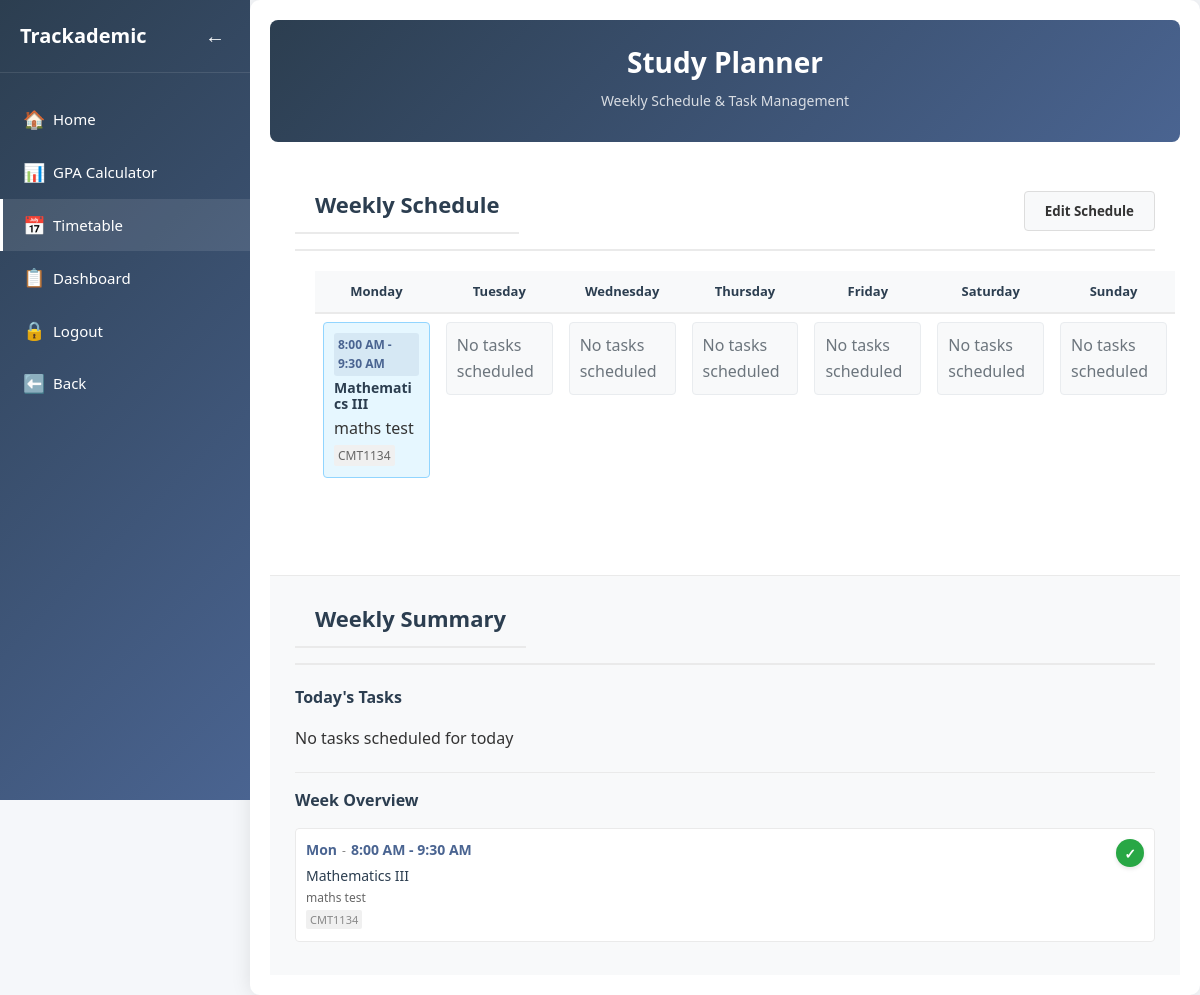
Page /trackademic/timetable (signed in) on the committed database.
### tables this page shows
CREATE TABLE timetable (
        timetable_id INTEGER PRIMARY KEY AUTOINCREMENT,
        subject_id INTEGER NOT NULL,
        user_id INTEGER NOT NULL,
        day INTEGER NOT NULL,
        time_slot TEXT NOT NULL,
        task_description TEXT DEFAULT '',
        FOREIGN KEY (subject_id) REFERENCES subjects(subject_id),
        FOREIGN KEY (user_id) REFERENCES trackademic_users(user_id),
        UNIQUE(user_id, day, time_slot)
    );

CREATE TABLE subjects (
        subject_id INTEGER PRIMARY KEY AUTOINCREMENT,
        subject_name TEXT NOT NULL UNIQUE,
        subject_code TEXT UNIQUE,
        credit_hours INTEGER DEFAULT 3,
        task_description TEXT DEFAULT ''
    );

### app.py (the view)
@app.route('/trackademic/timetable')
def timetable():
    if 'user_id' not in session:
        return redirect('/login')
    user_id = session['user_id']
    conn = get_db_connection()
    timetable_data = conn.execute('''
        SELECT t.*, s.subject_name, s.subject_code, t.task_description
        FROM timetable t
        JOIN subjects s ON t.subject_id = s.subject_id
        WHERE t.user_id = ?
        ORDER BY t.day, t.time_slot
    ''', (user_id,)).fetchall()
    schedule = {}
    for item in timetable_data:
        day = item['day']
        time_slot = item['time_slot']
        if day not in schedule:
            schedule[day] = {}
        schedule[day][time_slot] = {
            'subject_name': item['subject_name'],
            'subject_code': item['subject_code'],
            'time_slot': time_slot,
            'task_description': item['task_description'],
            'subject_id': item['subject_id'],
            'timetable_id': item['timetable_id']
        }
    today_schedule = get_today_schedule(user_id)
    weekly_summary = get_weekly_summary(user_id)
    conn.close()
    completed_tasks = session.get('completed_tasks', {})
    return render_template('timetable.html', schedule=schedule, edit_mode=False,
                          today_schedule=today_schedule, weekly_summary=weekly_summary,
                          completed_tasks=completed_tasks, app_mode='trackademic')

### templates/timetable.html (shortened to what this page needs)
<!DOCTYPE html>
<html lang="en">
<head>
    <link rel="stylesheet" href="{{ url_for('static', filename='calculator.css') }}">
    <link rel="stylesheet" href="{{ url_for('static', filename='styles.css') }}">
</head>
<body>
    <nav class="sidebar">
        <div class="sidebar-header">
            <h2>Trackademic</h2>
            <label for="sidebar-toggle" class="toggle-btn">
                <span class="toggle-icon">←</span>
            </label>
        </div>
        <div class="nav-links">
            <a href="/trackademic" class="nav-link">
                <span class="nav-icon">🏠</span>
                <span class="nav-text">Home</span>
            </a>
            <a href="/trackademic/calculator" class="nav-link">
                <span class="nav-icon">📊</span>
                <span class="nav-text">GPA Calculator</span>
            </a>
            <a href="/trackademic/timetable" class="nav-link active">
                <span class="nav-icon">📅</span>
                <span class="nav-text">Timetable</span>
            </a>
            <a href="/social/dashboard" class="nav-link">
                <span class="nav-icon">📋</span>
                <span class="nav-text">Dashboard</span>
            </a>
            <a href="/logout" class="nav-link">
                <span class="nav-icon">🔒</span>
                <span class="nav-text">Logout</span>
            </a>
            <a href="/trackademic" class="nav-link">
                <span class="nav-icon">⬅️</span>
                <span class="nav-text">Back</span>
            </a>
        </div>
    </nav>
    <div class="main-content">
        <div class="container">
            <header>
                <h1>Study Planner</h1>
                <p class="subtitle">Weekly Schedule & Task Management</p>
            </header>
            <div class="main-layout">
                <main class="middle-column">
                    <div class="section-header">
                        <h2 class="schedule-title">Weekly Schedule</h2>
                        {% if edit_mode %}
                        <form method="GET" action="{{ url_for('timetable') }}">
                            <button type="submit" class="edit-btn">View Mode</button>
                        </form>
                        {% else %}
                        <form method="GET" action="{{ url_for('edit_timetable') }}">
                            <button type="submit" class="edit-btn">Edit Schedule</button>
                        </form>
                        {% endif %}
                    </div>
                    <section class="planner-table">
                        <table>
                            <thead>
                                <tr>
                                    <th>Monday</th>
                                    <th>Tuesday</th>
                                    <th>Wednesday</th>
                                    <th>Thursday</th>
                                    <th>Friday</th>
                                    <th>Saturday</th>
                                    <th>Sunday</th>
                                </tr>
                            </thead>
                            <tbody>
                                <tr>
                                    {% for day in range(7) %}
                                    <td class="schedule-column">
                                        <div class="schedule-grid">
                                            {% if schedule.get(day) %}
                                                {% for time_slot, subject_data in schedule[day].items() %}
                                                <div class="schedule-cell filled
                                                    {% if completed_tasks.get(day|string + '_' + time_slot|string) %}completed{% endif %}">
                                                    <div class="cell-content">
                                                        {% if not edit_mode %}
                                                            <div class="cell-time">{{ time_slot }}</div>
                                                        {% endif %}
                                                        <div class="cell-subject">{{ subject_data.subject_name }}</div>
                                                        {% if subject_data.task_description %}
                                                        <div class="cell-task-description">
                                                            {{ subject_data.task_description }}
                                                        </div>
                                                        {% endif %}
                                                        <div class="cell-code">{{ subject_data.subject_code }}</div>
                                                    </div>
                                                </div>
                                                {% endfor %}
                                            {% else %}
                                                <div class="schedule-cell empty">
                                                    <div class="empty-state">
                                                        <span class="empty-text">No tasks scheduled</span>
                                                    </div>
                                                </div>
                                            {% endif %}
                                        </div>
                                    </td>
                                    {% endfor %}
                                </tr>
                            </tbody>
                        </table>
                    </section>
                </main>
                <aside class="right-column">
                    <div class="section-header">
                        <h2 class="schedule-title">Weekly Summary</h2>
                    </div>
                    <div class="status-info">
                        <h3>Today's Tasks</h3>
                        {% if today_schedule %}
                        <ul class="today-schedule">
                            {% for item in today_schedule %}
                            <li class="{% if session.get('completed_tasks', {}).get(item.day|string + '_' + item.time_slot|string) %}completed weekly-task{% endif %}">
                                <div>
                                    <span class="schedule-time">{{ item.time_slot }}</span>
                                    <div class="schedule-subject">{{ item.subject_name }}</div>
                                    {% if item.task_description %}
                                    <small class="task-description-small">
                                        {{ item.task_description }}
                                    </small>
                                    {% endif %}
                                    <small class="subject-code-small">{{ item.subject_code }}</small>
                                </div>
                                <form method="POST" action="{{ url_for('complete_task') }}" class="complete-form">
                                    <input type="hidden" name="day" value="{{ item.day }}">
                                    <input type="hidden" name="time_slot" value="{{ item.time_slot }}">
                                    <input type="hidden" name="subject_id" value="{{ item.subject_id }}">
                                    {% if session.get('completed_tasks', {}).get(item.day|string + '_' + item.time_slot|string) %}
                                    <button type="button" class="complete-btn completed" disabled title="Task completed">
                                        ✓
                                    </button>
                                    {% else %}
                                    <button type="submit" class="complete-btn" title="Mark as done">
                                        ✓
                                    </button>
                                    {% endif %}
                                </form>
                            </li>
                            {% endfor %}
                        </ul>
                        {% else %}
                        <p class="no-tasks-message">No tasks scheduled for today</p>
                        {% endif %}
                        <h3 class="week-overview-title">Week Overview</h3>
                        {% if weekly_summary %}
                        <ul class="today-schedule">
                            {% for item in weekly_summary %}
                            <li class="{% if session.get('completed_tasks', {}).get(item.day|string + '_' + item.time_slot|string) %}completed weekly-task{% endif %}">
                                <div class="week-task-content">
                                    <div class="week-time-row">
                                        <span class="schedule-time">{{ ['Mon','Tue','Wed','Thu','Fri','Sat','Sun'][item.day] }}</span>
                                        <span class="time-separator">-</span>
                                        <span class="schedule-time">{{ item.time_slot }}</span>
                                    </div>
                                    <div class="schedule-subject">{{ item.subject_name }}</div>
                                    {% if item.task_description %}
                                    <small class="task-description-small">
                                        {{ item.task_description }}
                                    </small>
                                    {% endif %}
                                    <small class="subject-code-small">{{ item.subject_code }}</small>
                                </div>
                                <form method="POST" action="{{ url_for('complete_task') }}" class="complete-form">
                                    {% if completed_tasks.get(day|string + '_' + time_slot|string) %}
                                    <button type="button" class="complete-btn completed" disabled title="Task completed">
                                        ✓
                                    </button>
                                    {% else %}
                                    <button type="submit" class="complete-btn" title="Mark as done">
                                        ✓
                                    </button>
                                    {% endif %}
                                </form>
                            </li>
                            {% endfor %}
                        </ul>
                        {% else %}
                        <p class="no-tasks-message">No tasks scheduled this week</p>
                        {% endif %}
                    </div>
                </aside>
            </div>
        </div>
    </div>
</body>
</html>

### rows in the picture
timetable: time_slot "8:00 AM - 9:30 AM", subject_name "Mathematics III", task_description "maths test", subject_code "CMT1134"
subjects: day "Mon", time_slot "8:00 AM - 9:30 AM", subject_name "Mathematics III", task_description "maths test", subject_code "CMT1134"
